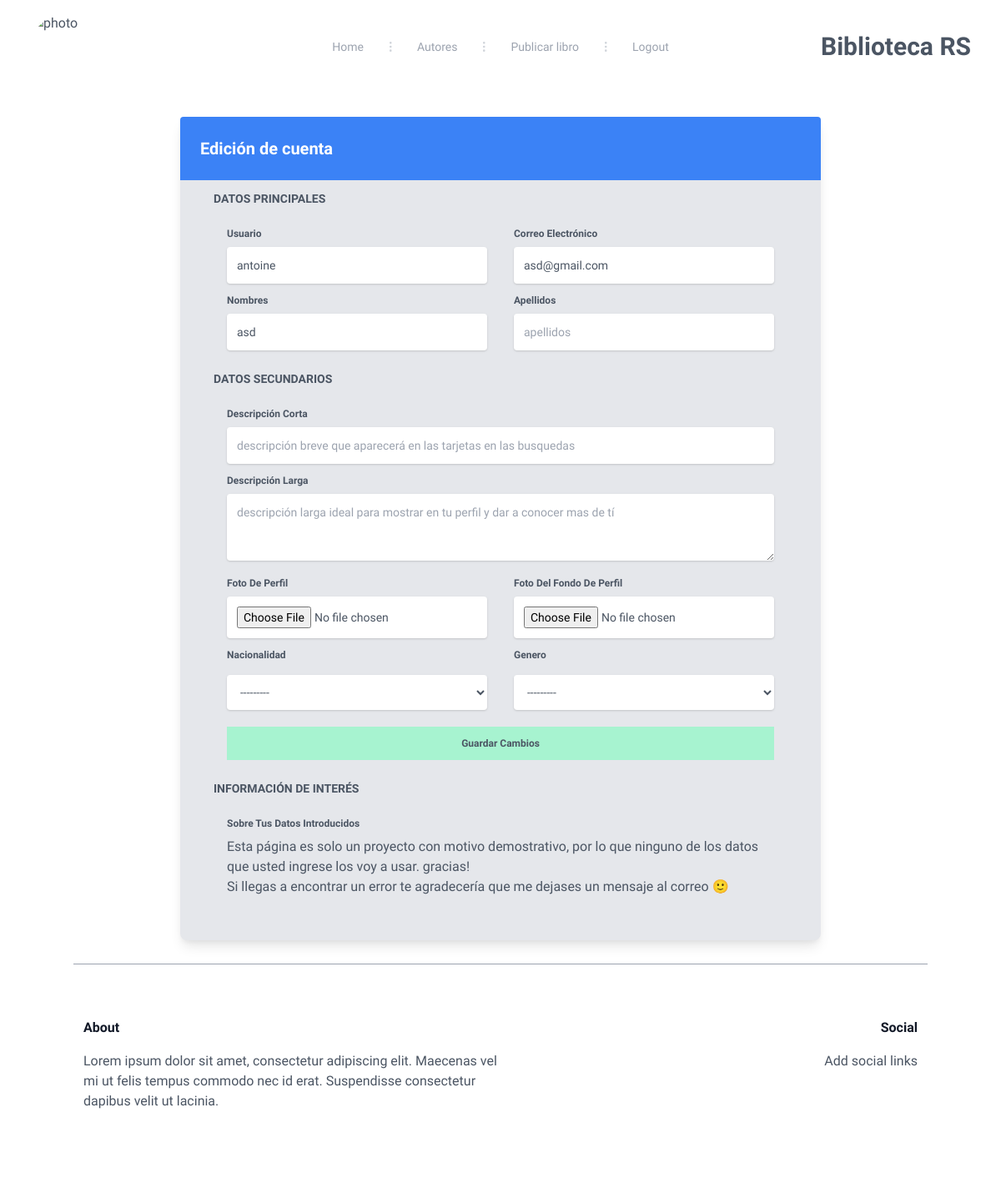
/author/edit/antoine (signed in), run on the app's committed database.
### apps/author/models.py (models this page shows, shortened)
class Author(AbstractBaseUser):
    username = models.CharField("Username", unique=True, max_length = 100)
    email = models.EmailField("Email", unique=True, max_length = 100, blank=False, null=False)
    first_name = models.CharField(max_length=100, null=False, blank=False)
    last_name = models.CharField(max_length=100, null=False, blank=False)
    photo = models.ImageField("Photo of the author", upload_to="authors_img", null=True, blank=True)
    background_photo = models.ImageField("background photo of the profile author", upload_to="authors_back_img", null=True, blank=True)
    description = models.CharField("Author's description", max_length=255, null=True, blank=True)
    big_description = models.TextField("big description", null=True, blank=True)
    nationality = models.CharField("Author's nationality", max_length=3, choices=COUNTRIES, null=True, blank=True)
    sex = models.CharField("Gender", max_length=3, choices=SEX, null=True, blank=True)
    is_admin = models.BooleanField(default=False)
    objects = AuthorManager()
    USERNAME_FIELD = "username"
    REQUIRED_FIELDS = ["first_name", "email"]
    class Meta:
        verbose_name = 'Autor'
        verbose_name_plural = 'Autors'

### apps/author/views.py (the view, shortened to what this page needs)
# urls.py: path('edit/<str:username>', AuthorEditView.as_view(), name='edit_author'),
class AuthorEditView(View):
    model = Author
    form_class = AuthorUpdateForm
    template_name = "author/edit_author.html"
    def get(self, request, username, *args, **kwargs):
        user = self.model.objects.get(username=username)
        form = self.form_class(instance = user)
        if username != request.user.username:
            return render(request, "400.html", {"message":"no puedes editar los datos de otro usuario"})
        context = {
            "form": form
        }
        return render(request, self.template_name, context)

### templates/author/edit_author.html (shortened to what this page needs)
{% extends 'index.html' %}
{% block section %}
<section class=" py-1 bg-blueGray-50">
  <div class="w-full lg:w-8/12 px-4 mx-auto mt-6">
    <div class="relative flex flex-col min-w-0 break-words w-full mb-6 shadow-lg rounded-lg bg-gray-200 border-0">
      <div class="rounded-t bg-blue-500 mb-0 px-6 py-6">
        <div class="text-center flex justify-between">
          <h1 class="text-white text-xl font-bold">
            Edición de cuenta
          </h1>
        </div>
      </div>
      <div class="flex-auto px-4 lg:px-10 py-10 pt-0">
        <form method="POST" enctype="multipart/form-data">
          <h6 class="text-blueGray-400 text-sm mt-3 mb-6 font-bold uppercase">
            datos Principales
          </h6>
          <div class="flex flex-wrap">
            <div class="w-full lg:w-6/12 px-4">
              <div class="relative w-full mb-3">
                <label class="block capitalize text-blueGray-600 text-xs font-bold mb-2" >
                  usuario
                </label>
                {{form.username}}
              </div>
            </div>
            <div class="w-full lg:w-6/12 px-4">
              <div class="relative w-full mb-3">
                <label class="block capitalize text-blueGray-600 text-xs font-bold mb-2" >
                  correo electrónico
                </label>
                {{form.email}}
              </div>
            </div>
            <div class="w-full lg:w-6/12 px-4">
              <div class="relative w-full mb-3">
                <label class="block capitalize text-blueGray-600 text-xs font-bold mb-2" >
                  nombres
                </label>
                {{form.first_name}}
              </div>
            </div>
            <div class="w-full lg:w-6/12 px-4">
              <div class="relative w-full mb-3">
                <label class="block capitalize text-blueGray-600 text-xs font-bold mb-2">
                  apellidos
                </label>
                {{form.last_name}}
              </div>
            </div>
          <h6 class="text-blueGray-400 text-sm mt-3 mb-6 font-bold uppercase">
            datos secundarios
          </h6>
          <div class="flex flex-wrap">
            <div class="w-full lg:w-12/12 px-4">
              <div class="relative w-full mb-3">
                <label class="block capitalize text-blueGray-600 text-xs font-bold mb-2" >
                  descripción corta
                </label>
                {{form.description}}
              </div>
            </div>
            <div class="w-full lg:w-12/12 px-4">
              <div class="relative w-full mb-3">
                <label class="block capitalize text-blueGray-600 text-xs font-bold mb-2" >
                  descripción larga
                </label>
                {{form.big_description}}
              </div>
            </div>
            <div class="w-full lg:w-6/12 px-4">
              <div class="relative w-full mb-3">
                <label class="block capitalize text-blueGray-600 text-xs font-bold mb-2" >
                  foto de perfil
                </label>
                {{form.photo}}
              </div>
            </div>
            <div class="w-full lg:w-6/12 px-4">
              <div class="relative w-full mb-3">
                <label class="block capitalize text-blueGray-600 text-xs font-bold mb-2" >
                  Foto del fondo de perfil
                </label>
                {{form.background_photo}}
              </div>
            </div>
            <div class="w-full lg:w-6/12 px-4">
              <div class="relative w-full mb-5">
                <label class="block capitalize text-blueGray-600 text-xs font-bold mb-4" >
                  nacionalidad
                </label>
                {{form.nationality}}
              </div>
            </div>
            <div class="w-full lg:w-6/12 px-4">
              <div class="relative w-full mb-5">
                <label class="block capitalize text-blueGray-600 text-xs font-bold mb-4" >
                  genero
                </label>
                {{form.sex}}
              </div>
            </div>
          </div>
          <div class="w-full lg:w-12/12 px-4">
            <div class="relative w-full mb-3">
              <button type="submit" class="block capitalize mx-auto w-full  p-3 bg-green-200 text-blueGray-600 text-xs font-bold mb-2">
                Guardar cambios
              </button>
            </div>
          </div>
          <h6 class="text-blueGray-400 text-sm mt-3 mb-6 font-bold uppercase">
            información de interés
          </h6>
          <div class="flex flex-wrap">
            <div class="w-full lg:w-12/12 px-4">
              <div class="relative w-full mb-3">
                <label class="block capitalize text-blueGray-600 text-xs font-bold mb-2" htmlfor="grid-password">
                  sobre tus datos introducidos
                </label>
                <p>Esta página es solo un proyecto con motivo demostrativo, por lo que ninguno de los datos que usted ingrese los voy a usar. gracias!</p>
                <p>Si llegas a encontrar un error te agradecería que me dejases un mensaje al correo &#128578;</p>
              </div>
            </div>
          </div>
        </form>
      </div>
    </div>
      </div>
  </section>
{% endblock section %}

### templates/index.html (style rules this page uses)
.work-sans { font-family: 'Work Sans', sans-serif; }

### data on the page
Author: username "antoine", email "asd@gmail.com", first_name "asd", nationality "---------", sex "---------"
